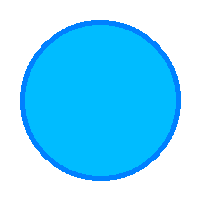
#> input picture SpeciesPlot/circularOrg.png, 200 x 200 px
$ jupyter execute --allow-errors SpeciesFreq.ipynb   (shell and % lines are left out)
#> lines starting #> are read from the running program, lines starting #| are printed output that depends on the picture
# Initialisation of project

### load libraries
### load csv data into arrays

[cell 1]
# notebook
import matplotlib.pylab as pylab
import sklearn
import matplotlib.pyplot as plt
from sklearn.model_selection import KFold
from sklearn.linear_model import LogisticRegression
from sklearn.neighbors import KNeighborsClassifier
from sklearn import svm
from sklearn.cluster import KMeans
from collections import Counter
import numpy as np
from sklearn.decomposition import PCA

#make the graphs bigger
pylab.rcParams['figure.figsize'] = (32.0, 24.0)
pylab.rcParams['font.size'] = 24

[cell 2]
import csv
import sys #used for passing in the argument

data = []
#> (the rest of this cell did not finish here and is left out)

[cell 3]
#testing locations
import json
x = (Counter([x[19] + "," + x[20] for x in data[1:]]))
with open('result.json', 'w') as fp:
    json.dump(x, fp)

# Number of records per year

[cell 4]
byYear = sorted(list(Counter([i[16] for i in data[1:]]).items()), key=lambda x: x[0])
byYear = list(filter(lambda x: x[0] != '', byYear))

fig = plt.figure()
plt.plot([x[0] for x in byYear], [x[1] for x in byYear])

x = [x[0] for x in byYear]
y = [x[1] for x in byYear]
plt.plot(x, y)
plt.xticks(x, rotation='vertical')
plt.margins(0.01)
plt.subplots_adjust(bottom=0.15)
plt.show()
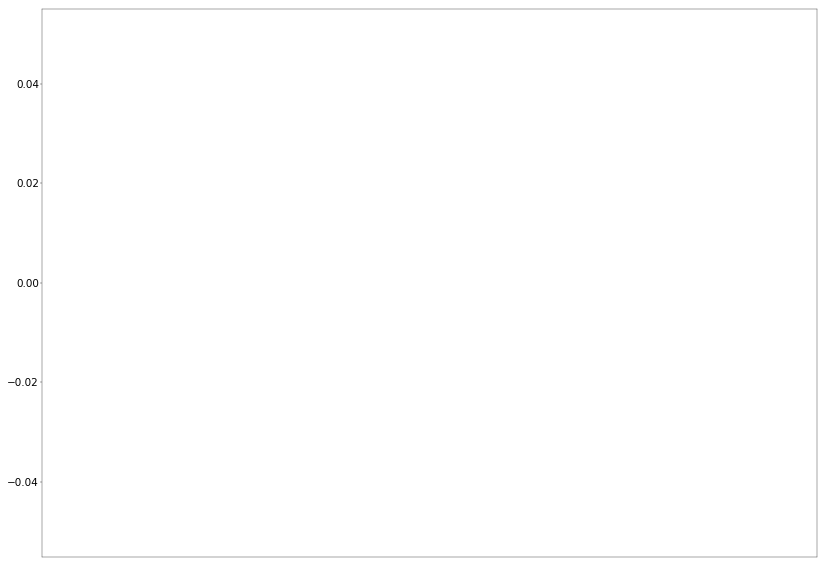
#> figure drawn by matplotlib, 1 panel

# Samples by decade

[cell 5]
byYearAgg = sorted(list(Counter([i[16] for i in data[1:]]).items()), key=lambda x: x[0])
byYearAgg = list(map(lambda x: [int(x[0])] * x[1], filter(lambda x: x[0] != '', byYear)))
flatList = [item for sublist in byYearAgg for item in sublist]

plt.hist(flatList, bins=15)
plt.gca().set(title='Samples by Decade', ylabel='Number of samples');
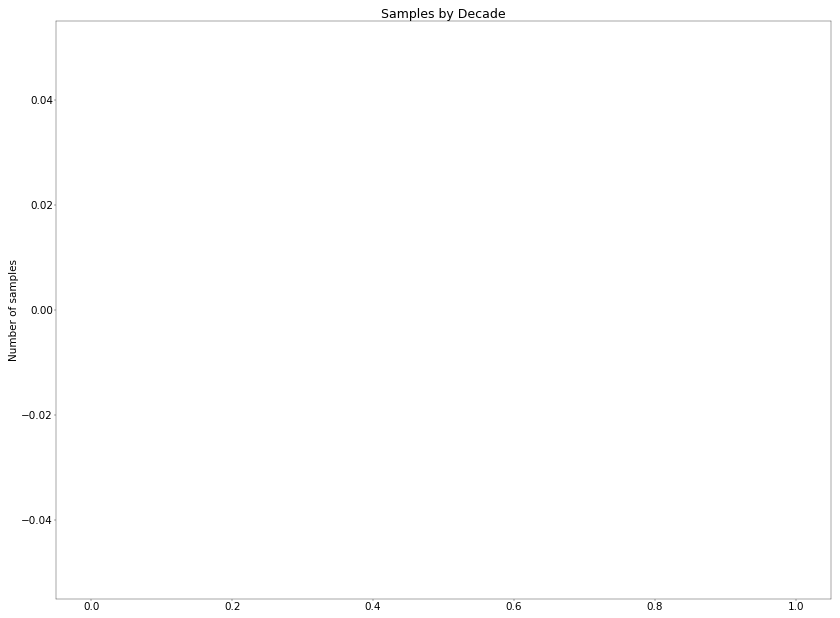
#> figure drawn by matplotlib, 1 panel

# Diversity by year

[cell 6]
totalNumSpecies = len(Counter([i[4] for i in data[1:]]).items())
totalNumSpecies

[cell 7]
def getSpeciesAtYear(year):
    return Counter([x[4] for x in data if x[16] == year and x[16] != ''])

def getSpeciesAtAndBeforeYear(year):
    return Counter([x[4] for x in data if x[16]<=year and x[16] != ''])

### Species discovered up to a year

[cell 8]
years = [x[0] for x in sorted(list(Counter([i[16] for i in data[1:]]).items()), key=lambda x: x[0])[1:]]
numSpecies = list(map(lambda x: len(getSpeciesAtAndBeforeYear(x)), years))

plt.plot(years, numSpecies)
plt.xticks(years, rotation='vertical')
plt.margins(0.01)
plt.subplots_adjust(bottom=0.15)
plt.show()

### Number of unique species recorded by year

#### (May have been previously discovered)

[cell 9]
years = [x[0] for x in sorted(list(Counter([i[16] for i in data[1:]]).items()), key=lambda x: x[0])[1:]]
numSpecies = list(map(lambda x: len(getSpeciesAtYear(x)), years))

plt.plot(years, numSpecies)
plt.xticks(years, rotation='vertical')
plt.margins(0.01)
plt.subplots_adjust(bottom=0.15)
plt.show()

# Number of observers (contributors) per year

### NOTE: we are removing any entries that belong to 'unknown' and that are not 'HumanObservation' (makes almost no difference for this second criteria)

### Interesting Observation: huge number of records in later years that are unknown collectors- play with the query function to see

[cell 10]
recorders = [x[23] for x in data]
determiners = [x[24] for x in data]

recs = Counter(determiners)
dets = Counter(recorders)

print("Total number of recorders in time: " + str(len(recs.items())))
print("Total number of determiners in time: " + str(len(dets.items())))
print("Records with no recorders : " + str(recs['Unknown']))
print("Records with no determiners : " + str(dets['Unknown']))

obsTypes = [x[34] for x in data]
print(Counter(obsTypes))

# 'SQL Query'

[cell 11]
def observersByYear(year):
    usingIndex = 23
    return Counter([x[usingIndex] for x in data if
                        x[16] == year and x[16] != '' and
                        x[34] == 'HumanObservation'  and
                        (x[usingIndex]).lower() != 'unknown' and
                        x[usingIndex] != ''
                   ])

# [5 lines left out: function observersByYearUnfiltered, not called in this run]

[cell 12]
years = [x[0] for x in sorted(list(Counter([i[16] for i in data[1:]]).items()), key=lambda x: x[0])[1:]]
numObserversByYear = list(map(lambda x: len(observersByYearUnfiltered(x).items()), years))

plt.bar(years, numObserversByYear)
plt.xticks(years, rotation='vertical')
plt.show()

[cell 13]
years = [x[0] for x in sorted(list(Counter([i[16] for i in data[1:]]).items()), key=lambda x: x[0])[1:]]
numObserversByYear = list(map(lambda x: len(observersByYear(x).items()), years))

plt.bar(years, numObserversByYear)
plt.xticks(years, rotation='vertical')
plt.show()

### Normalised => Observations / Number of observers

[cell 14]
def normalisedByObservers(year):
    entriesForYear = observersByYear(year)
    numEntries = sum(entriesForYear.values())
    numObservers = len(entriesForYear.items())
    if numObservers > 0:
        return numEntries / numObservers
    else:
        return 0

# [8 lines left out: function normalisedByObserversUnfiltered, not called in this run]
print(normalisedByObservers('1870'))

[cell 15]
years = [x[0] for x in sorted(list(Counter([i[16] for i in data[1:]]).items()), key=lambda x: x[0])[1:]]
numObserversByYear = list(map(lambda x: normalisedByObserversUnfiltered(x), years))

plt.bar(years, numObserversByYear)
plt.xticks(years, rotation='vertical')
plt.show()

[cell 16]
years = [x[0] for x in sorted(list(Counter([i[16] for i in data[1:]]).items()), key=lambda x: x[0])[1:]]
numObserversByYear = list(map(lambda x: normalisedByObservers(x), years))

plt.bar(years, numObserversByYear)
plt.xticks(years, rotation='vertical')
plt.show()

# Changing PNG color

[cell 17]
from PIL import Image
import os

# [35 lines left out: function newMarker, not called in this run]

[cell 18]
def includeTransparency(color, imageIndex):
    image = Image.open('circularOrg.png')
    pixelMap = image.load()
    newImg = Image.new(image.mode,image.size)
    pixelsNew = newImg.load()
    width,height = newImg.size


    h = color.lstrip('#')
    color = tuple(int(h[i:i+2], 16) for i in (0, 2, 4))
    color = color + (255,)

    for i in range(width):
        for j in range(height):
            pixelsNew[i,j] = pixelMap[i,j]
            if pixelMap[i,j][3] < 250:
                pixelsNew[i,j] = (255,255,255,255)
            elif pixelMap[i,j][0] < 255:
                if pixelMap[i,j][1] == 188:
                    a,b,c,d = color
                    pixelsNew[i,j] = (a,b,c,210)
                elif pixelMap[i,j][1] == 128:
                    pixelsNew[i,j] = color
    newImg.save( r"C:\Users\davie\Desktop\Masters\Dissertation\Code\SpeciesPlot\SpeciesPlot\markertmp.png", 'png')

    img = Image.open('markertmp.png')
    img = img.convert("RGBA")
    datas = img.getdata()

    newData = []
    for item in datas:
        if item[0] == 255 and item[1] == 255 and item[2] == 255:
            newData.append((255, 255, 255, 0))
        else:
            newData.append(item)

    img.putdata(newData)
    img.save("marker"+str(imageIndex)+".png", "PNG")
    os.remove("markertmp.png")

[cell 19]
# [6 lines left out: function generateNMarkers, not called in this run]

#includeTransparency("#E74C3C", 0)

[cell 20]
from PIL import Image
import os
import math

def redToBlue(n):
    buildArray = []
    lowRange = 255
    highRange = 255

    redNum = int(math.floor(n / 2))
    blueNum = int(math.ceil(n / 2))

    currentRed = 0
    redStep = int(lowRange / redNum)
    for i in range(0, redNum):
        color = currentRed * redStep
        hexidec = '#%02x%02x%02x' % (255, 0, color)
        buildArray.append(hexidec)
        currentRed += 1

    temp = []
    currentBlue = 0
    blueStep = int(lowRange / blueNum)
    for i in range(0, redNum):
        color = currentBlue * blueStep
        hexidec = '#%02x%02x%02x' % (color, 0, 255)
        temp.append(hexidec)
        currentBlue += 1

    temp = temp[::-1] #reverse the blue colours- they go in the opposite order
    buildArray.extend(temp)
    return buildArray

[cell 21]
# [5 lines left out: function generateColorMapMarkers, not called in this run]

def generateColorMapWTransparency(n):
    colorMap = redToBlue(n)

    for k,i in enumerate(colorMap):
        includeTransparency(i, k)

#> (the rest of this cell did not finish here and is left out)

#> in includeTransparency, image is the input picture: PIL image 200x200 RGBA; mean R, G, B, A 0, 92, 129.9, 129.9
#> in includeTransparency, `newImg = Image.new(image.mode,image.size)`: newImg: PIL image 200x200 RGBA; every value is 0
#> in includeTransparency, `newImg.save( r"C:\Users\davie\Desktop\Masters\Dissertation\Code\Specie..`:
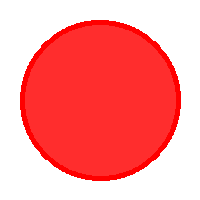
#> saved as markertmp.png: PIL image 200x200 RGBA; mean R, G, B, A 255, 125.1, 125.1, 234.9; transparent parts drawn white

[cell 22]
from PIL import Image
from PIL import ImageDraw
image = Image.new('RGBA', (200, 200))

draw = ImageDraw.Draw(image)
draw.ellipse((10, 10, 195, 195), fill = '#5B2C6F', outline ='#5B2C6F')
draw.ellipse((25, 25, 180, 180), fill = '#AF7AC5', outline ='#AF7AC5')

image.save("circularOrg"+".png", "PNG")
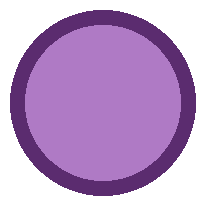
#> saved as circularOrg.png: PIL image 200x200 RGBA; mean R, G, B, A 101.9, 67.1, 116.4, 173; transparent parts drawn white
